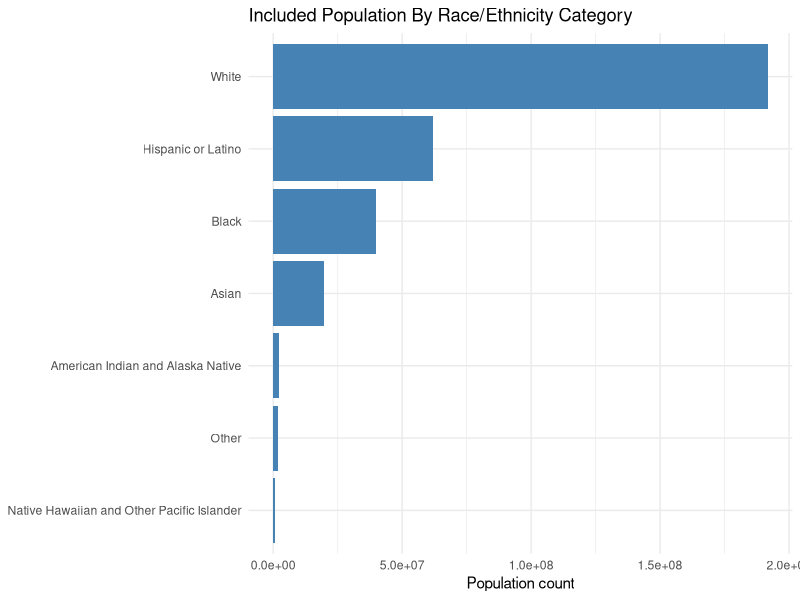

The R source for this figure:
## ---- chunk 1
#| include: false
knitr::opts_knit$set(root.dir = normalizePath("../../../.."))
library(dplyr)
library(ggplot2)
library(readr)
## ---- chunk 2
census <- read_csv("data/real/census_state_race_ethnicity_long.csv", show_col_types = FALSE)

category_population <- census |>
  group_by(race_ethnicity) |>
  summarise(total_population = sum(race_ethnicity_population), .groups = "drop") |>
  mutate(race_ethnicity = reorder(race_ethnicity, total_population))

ggplot(category_population, aes(x = race_ethnicity, y = total_population)) +
  geom_col(fill = "steelblue") +
  coord_flip() +
  labs(
    title = "Included Population By Race/Ethnicity Category",
    x = NULL,
    y = "Population count"
  ) +
  theme_minimal()
